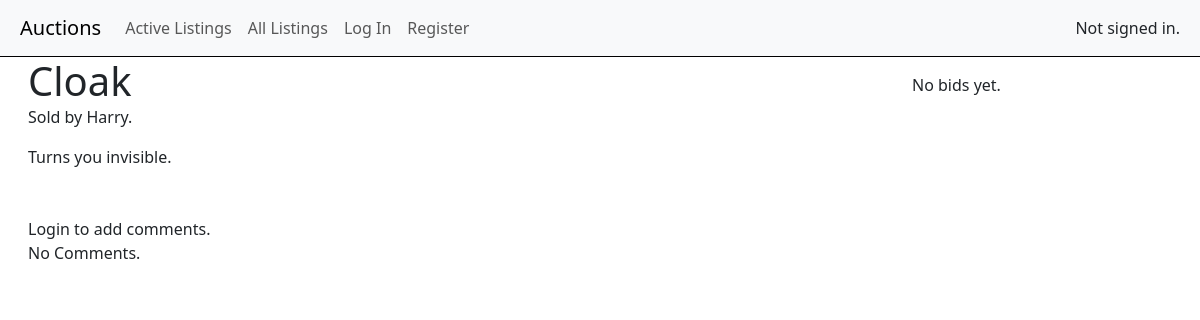
Page /post/3 on the earlier database version.
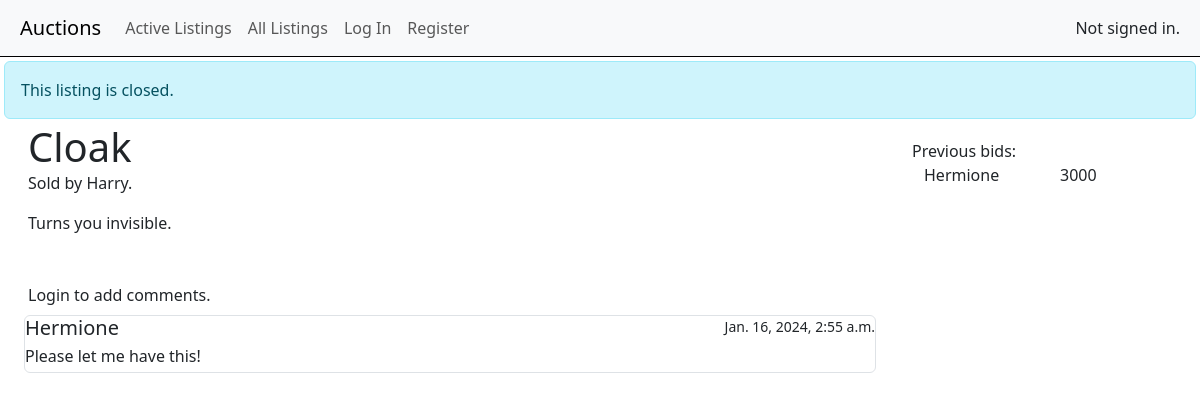
Same page on the later database version.
### auctions/models.py (models this page shows, shortened)
class Post(models.Model):
    item = models.ForeignKey(Item, on_delete=models.CASCADE, related_name="item_postings")
    seller = models.ForeignKey(User, on_delete=models.CASCADE, related_name="posts")
    initial_p = models.IntegerField()
    post_datetime = models.DateTimeField()
    watched_by = models.ManyToManyField(User, blank=True, related_name="watchlist")
    winner = models.ForeignKey(User, on_delete=models.SET_NULL, blank=True, null=True, related_name="wins")
    class Meta:
        unique_together = ('item',)

class Item(models.Model):
    name = models.CharField(max_length=64)
    description = models.CharField(max_length=500)
    img_url = models.CharField(blank=True, max_length=100)
    categories = models.ManyToManyField(Category, blank=True, related_name="items")

class User(AbstractUser):
    pass

class Comment(models.Model):
    posting = models.ForeignKey(Post, on_delete=models.CASCADE, related_name="comments")
    user = models.ForeignKey(User, on_delete=models.CASCADE, related_name="comment_posts")
    content = models.CharField(max_length=200)
    comment_datetime = models.DateTimeField()

class Bid(models.Model):
    post = models.ForeignKey(Post, on_delete=models.CASCADE, related_name="bids")
    bidder = models.ForeignKey(User, on_delete=models.CASCADE, related_name="bid_posts")
    amount = models.IntegerField()
    bid_datetime = models.DateTimeField()

### auctions/views.py (the view, shortened to what this page needs)
# urls.py: path("post/<str:post_id>", views.post, name="post"),
def post(request, post_id):
    if request.method == "POST":
        action = request.POST.get("action")
        target_post = Post.objects.get(id=post_id)
        if action == "close":
            if not target_post.winner and request.user.is_authenticated and request.user == target_post.seller:
                winning = Bid.objects.filter(post=target_post).order_by('-bid_datetime').first()
                target_post.winner = winning.bidder
                target_post.save()
        elif action == "watch":
            if not target_post.winner and request.user.is_authenticated and request.user != target_post.seller:
                if request.user not in target_post.watched_by.all():
                    print("test")
                    target_post.watched_by.add(request.user)
                    target_post.save()
        return HttpResponseRedirect(reverse("post", kwargs={"post_id": post_id,}))
    else:
        post = Post.objects.get(id=post_id)
        bids = Bid.objects.filter(post__id=post_id).order_by("-bid_datetime")
        comments = Comment.objects.filter(posting__id=post_id).order_by("-comment_datetime")
        user = "logged_out"
        return render(request, "auctions/post.html", {
            "post": post,
            "bids": bids,
            "bidform": BidForm(),
            "commentform": CommentForm(),
            "comments": comments,
            "current_page": "post",
            "messages": messages.get_messages(request),
            "user_status": user
        })

### auctions/templatetags/auctions/nav_filters.py (called while the page is built)
@register.filter
@stringfilter
def is_current(page, arg):
    return "active" if page == arg else ""

### auctions/templates/auctions/post.html (shortened to what this page needs)
{% extends "auctions/layout.html" %}
{% block body %}
    <div class="container-fluid p-0">
        {% if post.winner %}
            <div class="row alert alert-info m-1">
                {% if user.is_authenticated and user == post.winner %}
                    You have won this listing
                {% else %}
                    This listing is closed.
                {% endif %}
            </div>
        {% endif %}
        <div class="row justify-content-center m-0">
            <div class="col">
                {% include "reusables/item_info.html" with post=post %}
                {% include "reusables/comments.html" with commentform=commentform comments=comments %}
            </div>
            <div class="col-md-3 pt-3">
                {% include "reusables/bids.html" with bidform=bidform bids=bids %}
            </div>
        </div>
    </div>
{% endblock %}

### auctions/templates/auctions/layout.html (shortened to what this page needs)
{% load static %}
{% load auctions.nav_filters %}
<!DOCTYPE html>
<html lang="en">
    <head>
        <link href="https://cdn.jsdelivr.net/npm/bootstrap@5.3.2/dist/css/bootstrap.min.css" rel="stylesheet">
        <link href="{% static 'auctions/styles1.css' %}" rel="stylesheet">
    </head>
    <body>
        <nav class="navbar sticky-top navbar-expand-lg bg-body-tertiary p-2 border-bottom border-black">
            <div class="container-fluid">
                <span class="navbar-brand">Auctions</span>
                <div class="collapse navbar-collapse" id="navbarNav">
                    <ul class="navbar-nav">
                        <li class="nav-item">
                            <a class="nav-link {% if current_page %}{{ 'index'|is_current:current_page }}{% endif %}" href="{% url 'index' %}">Active Listings</a>
                        </li>
                        <li class="nav-item">
                            <a class="nav-link {% if current_page %}{{ 'all'|is_current:current_page }}{% endif %}" href="{% url 'show' category='all' %}">All Listings</a>
                        </li>
                        {% if user.is_authenticated %}
                            <li class="nav-item">
                                <a class="nav-link {% if current_page %}{{ 'add'|is_current:current_page }}{% endif %}" href="{% url 'add_listing' %}">Create Listing</a>
                            </li>
                            <li class="nav-item">
                                <a class="nav-link {% if current_page %}{{ 'watchlist'|is_current:current_page }}{% endif %}" href="{% url 'watchlist' %}">Watchlist</a>
                            </li>
                            <li class="nav-item">
                                <a class="nav-link" href="{% url 'logout' %}">Log Out</a>
                            </li>
                        {% else %}
                            <li class="nav-item">
                                <a class="nav-link {% if current_page %}{{ 'login'|is_current:current_page }}{% endif %}" href="{% url 'login' %}">Log In</a>
                            </li>
                            <li class="nav-item">
                                <a class="nav-link {% if current_page %}{{ 'register'|is_current:current_page }}{% endif %}" href="{% url 'register' %}">Register</a>
                            </li>
                        {% endif %}
                    </ul>
                </div>
                <div>
                    {% if user.is_authenticated %}
                        Signed in as <strong>{{ user.username }}</strong>.
                    {% else %}
                        Not signed in.
                    {% endif %}
                </div>
            </div>
        </nav>
        {% block body %}
        {% endblock %}
    </body>
</html>

### auctions/templates/reusables/item_info.html (shortened to what this page needs)
<div class="row row-cols-1 pb-3 px-3">
    <div class="col m-0 h1">{{ post.item.name }}</div>
    <div class="col mb-3">Sold by {{ post.seller }}.</div>
    <p>{{ post.item.description }}</p>
</div>

### auctions/templates/reusables/comments.html
<div class="row p-3">
    {% if user.is_authenticated %}
        <div class="p-2">
            <form action="{% url 'comment' post_id=post.id %}" method="POST">
                {% csrf_token %}
                {{ commentform }}
                <button type="submit" class="btn btn-outline-dark">Comment</button>
            </form>
        </div>
    {% else %}
        <div>Login to add comments.</div>
    {% endif %}
    {% if comments %}
        <ul class="list-group p-2">
            {% for comment in comments %}
                <div class="list-group-item p-0">
                    <div class="d-flex justify-content-between">
                        <h5 class="mb-1">{{ comment.user }}</h5>
                        <small>{{ comment.comment_datetime}}</small>
                    </div>
                    <p class="mb-1">{{ comment.content }}</p>
                </div>
            {% endfor %}
        </ul>
    {% else %}
        <div>No Comments.</div>
    {% endif %}
</div>

### auctions/templates/reusables/bids.html (shortened to what this page needs)
{% if bids %}
    <div> Previous bids: </div>
    <ul class="pe-3 container">
        {% for bid in bids %}
            <div class="row">
                <div class="col-6">{{ bid.bidder }}</div>
                <div class="col-6">{{ bid.amount }}</div>
            </div>
        {% endfor %}
    </ul>
{% else %}
    <div>No bids yet.</div>
{% endif %}

### auctions/static/auctions/styles1.css (style rules this page uses)
* { margin: 0; padding: 0; box-sizing: border-box; }

Differences in the rows shown:
changed Post "Cloak": winner_id empty → 4 (drawn)
added Comment: user "Hermione", comment_datetime "Jan. 16, 2024, 2:55 a.m.", content "Please let me have this!"
added Bid: bidder "Hermione", amount "3000"
Other differences:
text no longer shown: "No Comments. No bids yet."
text now shown: "This listing is closed. Previous bids:"
